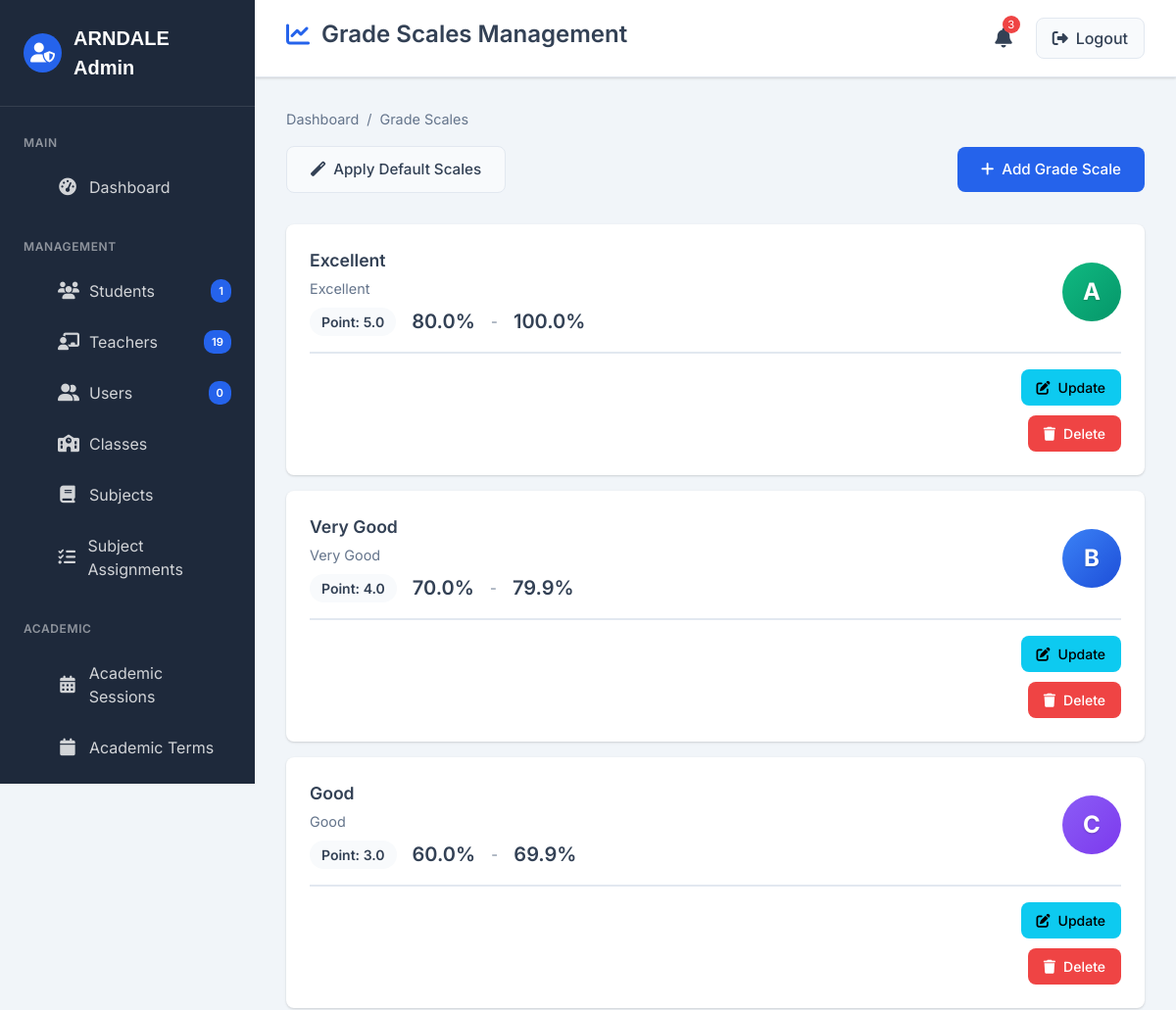
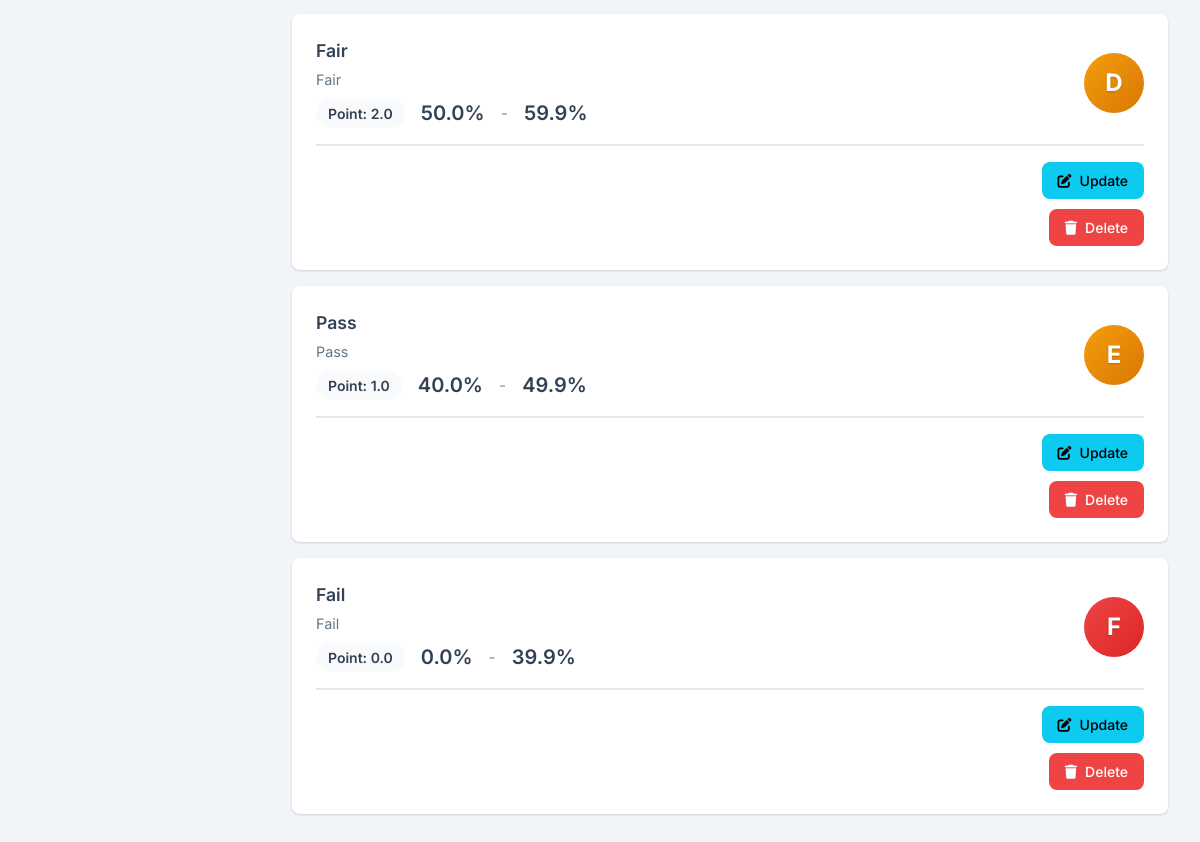
The app's page /admin/grade-scales (signed in) with its own data (2 pictures, top to bottom).
### models.py (models this page shows)
class GradeScale(db.Model):
    __tablename__ = 'grade_scales'
    id = db.Column(db.String(36), primary_key=True, default=lambda: str(uuid.uuid4()))
    name = db.Column(db.String(50), nullable=False)
    min_score = db.Column(db.Float, nullable=False)
    max_score = db.Column(db.Float, nullable=False)
    grade = db.Column(db.String(5), nullable=False)
    remark = db.Column(db.String(100))
    point = db.Column(db.Float)
    is_active = db.Column(db.Boolean, default=True)
    __table_args__ = (
        db.UniqueConstraint('name', 'min_score', 'max_score', name='unique_grade_range'),
    )

### routes/admin_routes.py (the view)
@admin_bp.route('/grade-scales')
@login_required
@admin_required
def manage_grade_scales():
    grade_scales = GradeScale.query.filter_by(is_active=True).order_by(GradeScale.min_score.desc()).all()
    return render_template('admin/grade_scales.html', grade_scales=grade_scales)

### app.py (called while the page is built)
@app.before_request
def check_trial_expiry():
    if request.endpoint == "expired":
        return None
    if request.endpoint == "static":
        return None
    if datetime.now() > TRIAL_EXPIRY:
        return redirect(url_for("expired"))

### routes/admin_routes.py (called while the page is built)
@admin_bp.context_processor
def utility_processor():
    def get_assessment_by_id(assessment_id):
        return Assessment.query.get(assessment_id)
    return dict(get_assessment_by_id=get_assessment_by_id)

@admin_bp.context_processor
def utility_processor():
    def get_action_type(action):
        """Helper function to determine action type for badge"""
        if not action:
            return 'system'
        action_lower = action.lower()
        if any(word in action_lower for word in ['create', 'add', 'insert']):
            return 'create'
        elif any(word in action_lower for word in ['update', 'edit', 'modify']):
            return 'update'
        elif any(word in action_lower for word in ['delete', 'remove', 'archive']):
            return 'delete'
        elif any(word in action_lower for word in ['login', 'signin']):
            return 'login'
        elif any(word in action_lower for word in ['logout', 'signout']):
            return 'logout'
        else:
            return 'system'
    return dict(get_action_type=get_action_type)

### templates/admin/grade_scales.html (shortened to what this page needs)
{% extends "admin/admin_base.html" %}
{% block page_title %}
<h1><i class="fas fa-chart-line"></i> Grade Scales Management</h1>
{% endblock %}
{% block breadcrumb %}
<span class="separator">/</span>
<span>Grade Scales</span>
{% endblock %}
{% block content %}
<div class="content-header">
    <div>
        <button class="btn btn-secondary" onclick="applyDefaultScales()">
            <i class="fas fa-magic"></i> Apply Default Scales
        </button>
    </div>
    <div>
        <button class="btn btn-primary" onclick="openAddModal()">
            <i class="fas fa-plus"></i> Add Grade Scale
        </button>
    </div>
</div>
{% if grade_scales %}
    {% for grade in grade_scales %}
    <div class="grade-scale-card">
        <div class="grade-header">
            <div class="grade-details">
                <div class="grade-name">{{ grade.name }}</div>
                <div class="grade-remark">{{ grade.remark }}</div>
                <div class="d-flex align-items-center gap-3">
                    <span class="grade-point">Point: {{ grade.point }}</span>
                    <div class="grade-range">
                        <span class="range-value">{{ "%.1f"|format(grade.min_score) }}%</span>
                        <span class="range-separator">-</span>
                        <span class="range-value">{{ "%.1f"|format(grade.max_score) }}%</span>
                    </div>
                </div>
            </div>
            <div class="grade-badge grade-{{ grade.grade }}">
                {{ grade.grade }}
            </div>
        </div>
        <div class="d-flex justify-content-end gap-2" style="margin-bottom: 10px;">
            <button class="btn btn-sm btn-info" onclick="openEditModal('{{ grade.id }}', '{{ grade.name }}', '{{ grade.grade }}', {{ grade.min_score }}, {{ grade.max_score }}, {{ grade.point }}, '{{ grade.remark }}')">
                <i class="fas fa-edit"></i> Update
            </button>
        </div>
        <div class="d-flex justify-content-end gap-2">
            <button class="btn btn-sm btn-danger" onclick="deleteGradeScale('{{ grade.id }}')">
                <i class="fas fa-trash"></i> Delete
            </button>
        </div>
    </div>
    {% endfor %}
{% endif %}
{% endblock %}

### templates/admin/admin_base.html (style rules this page uses)
:root { --admin-primary: #2563eb; --admin-primary-dark: #1d4ed8; --admin-primary-light: #dbeafe; --admin-secondary: #475569; --admin-success: #10b981; --admin-warning: #f59e0b; --admin-danger: #ef4444; --admin-info: #0ea5e9; --admin-light: #f8fafc; --admin-dark: #1e293b; --admin-sidebar: #1e293b; --admin-sidebar-hover: #334155; --admin-sidebar-active: #2563eb; --admin-header: #ffffff; --admin-content: #f1f5f9; --admin-card: #ffffff; --admin-border: #e2e8f0; --admin-text: #334155; --admin-text-light: #64748b; --admin-shadow: 0 1px 3px 0 rgba(0, 0, 0, 0.1), 0 1px 2px 0 rgba(0, 0, 0, 0.06); --admin-shadow-md: 0 4px 6px -1px rgba(0, 0, 0, 0.1), 0 2px 4px -1px rgba(0, 0, 0, 0.06); --admin-shadow-lg: 0 10px 15px -3px rgba(0, 0, 0, 0.1), 0 4px 6px -2px rgba(0, 0, 0, 0.05); --admin-radius: 8px; --admin-radius-lg: 12px; --admin-transition: all 0.3s ease; }
* { margin: 0; padding: 0; box-sizing: border-box; }
body { font-family: 'Inter', -apple-system, BlinkMacSystemFont, 'Segoe UI', Roboto, sans-serif; background-color: var(--admin-content); color: var(--admin-text); overflow-x: hidden; min-height: 100vh; }
.header-title h1 { font-size: 1.5rem; font-weight: 600; color: var(--admin-text); display: flex; align-items: center; gap: 0.75rem; }
.header-title h1 i { color: var(--admin-primary); }
.content-header { display: flex; justify-content: space-between; align-items: center; margin-bottom: 2rem; flex-wrap: wrap; gap: 1rem; }
.breadcrumb .separator { color: var(--admin-text-light); }
.btn { display: inline-flex; align-items: center; justify-content: center; gap: 0.5rem; padding: 0.75rem 1.5rem; border-radius: var(--admin-radius); font-weight: 500; cursor: pointer; transition: var(--admin-transition); border: none; font-size: 0.95rem; text-decoration: none; }
.btn-primary { background: var(--admin-primary); color: white; }
.btn-secondary { background: var(--admin-light); color: var(--admin-text); border: 1px solid var(--admin-border); }
.btn-danger { background: var(--admin-danger); color: white; }
.btn-sm { padding: 0.5rem 1rem; font-size: 0.875rem; }
.d-flex { display: flex; }
.align-items-center { align-items: center; }
.gap-2 { gap: 1rem; }
.gap-3 { gap: 1.5rem; }

### templates/admin/grade_scales.html (style rules this page uses)
.grade-scale-card { background: white; border-radius: var(--admin-radius); padding: 1.5rem; margin-bottom: 1rem; box-shadow: var(--admin-shadow); transition: var(--admin-transition); }
.grade-header { display: flex; justify-content: space-between; align-items: center; margin-bottom: 1rem; padding-bottom: 1rem; border-bottom: 2px solid var(--admin-border); }
.grade-badge { font-size: 1.5rem; font-weight: 700; width: 60px; height: 60px; border-radius: 50%; display: flex; align-items: center; justify-content: center; color: white; text-shadow: 0 1px 2px rgba(0, 0, 0, 0.2); }
.grade-A { background: linear-gradient(135deg, #10b981 0%, #059669 100%); }
.grade-B { background: linear-gradient(135deg, #3b82f6 0%, #1d4ed8 100%); }
.grade-C { background: linear-gradient(135deg, #8b5cf6 0%, #7c3aed 100%); }
.grade-D { background: linear-gradient(135deg, #f59e0b 0%, #d97706 100%); }
.grade-E { background: linear-gradient(135deg, #f59e0b 0%, #d97706 100%); }
.grade-F { background: linear-gradient(135deg, #ef4444 0%, #dc2626 100%); }
.grade-range { display: flex; align-items: center; gap: 1rem; }
.range-value { font-size: 1.25rem; font-weight: 600; color: var(--admin-text); }
.range-separator { color: var(--admin-text-light); font-weight: 300; }
.grade-details { flex: 1; }
.grade-name { font-size: 1.1rem; font-weight: 600; color: var(--admin-text); margin-bottom: 0.25rem; }
.grade-remark { color: var(--admin-text-light); font-size: 0.9rem; margin-bottom: 0.5rem; }
.grade-point { display: inline-block; background: var(--admin-light); color: var(--admin-text); padding: 0.25rem 0.75rem; border-radius: 20px; font-size: 0.875rem; font-weight: 600; }

### records on screen
GradeScale: name "Excellent", remark "Excellent", point "5.0", min_score "80.0", max_score "100.0", grade "A"
GradeScale: name "Very Good", remark "Very Good", point "4.0", min_score "70.0", max_score "79.9", grade "B"
GradeScale: name "Good", remark "Good", point "3.0", min_score "60.0", max_score "69.9", grade "C"
GradeScale: name "Fair", remark "Fair", point "2.0", min_score "50.0", max_score "59.9", grade "D"
GradeScale: name "Pass", remark "Pass", point "1.0", min_score "40.0", max_score "49.9", grade "E"
GradeScale: name "Fail", remark "Fail", point "0.0", min_score "0.0", max_score "39.9", grade "F"
